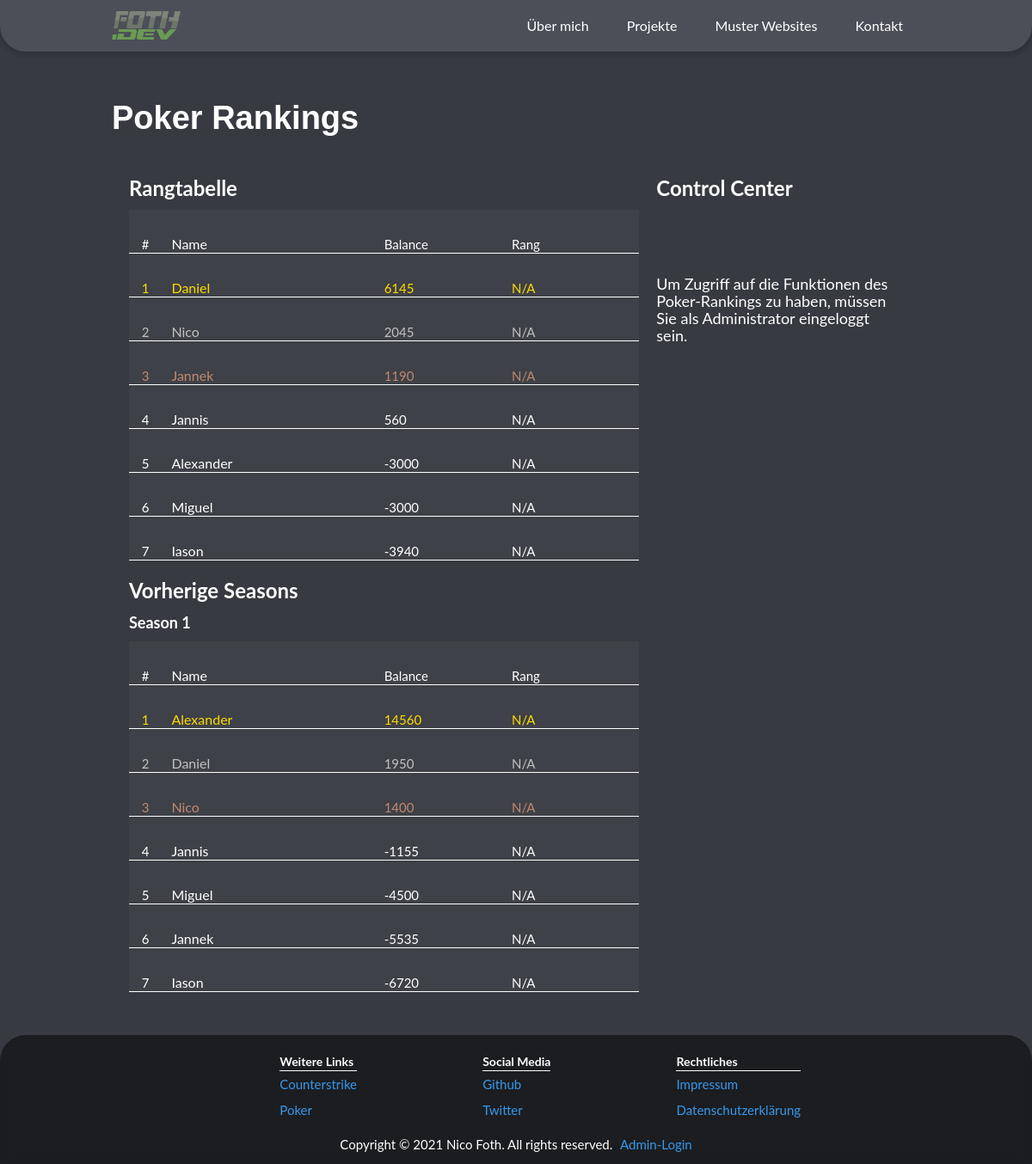
/poker/, run on an earlier commit of the app's database.
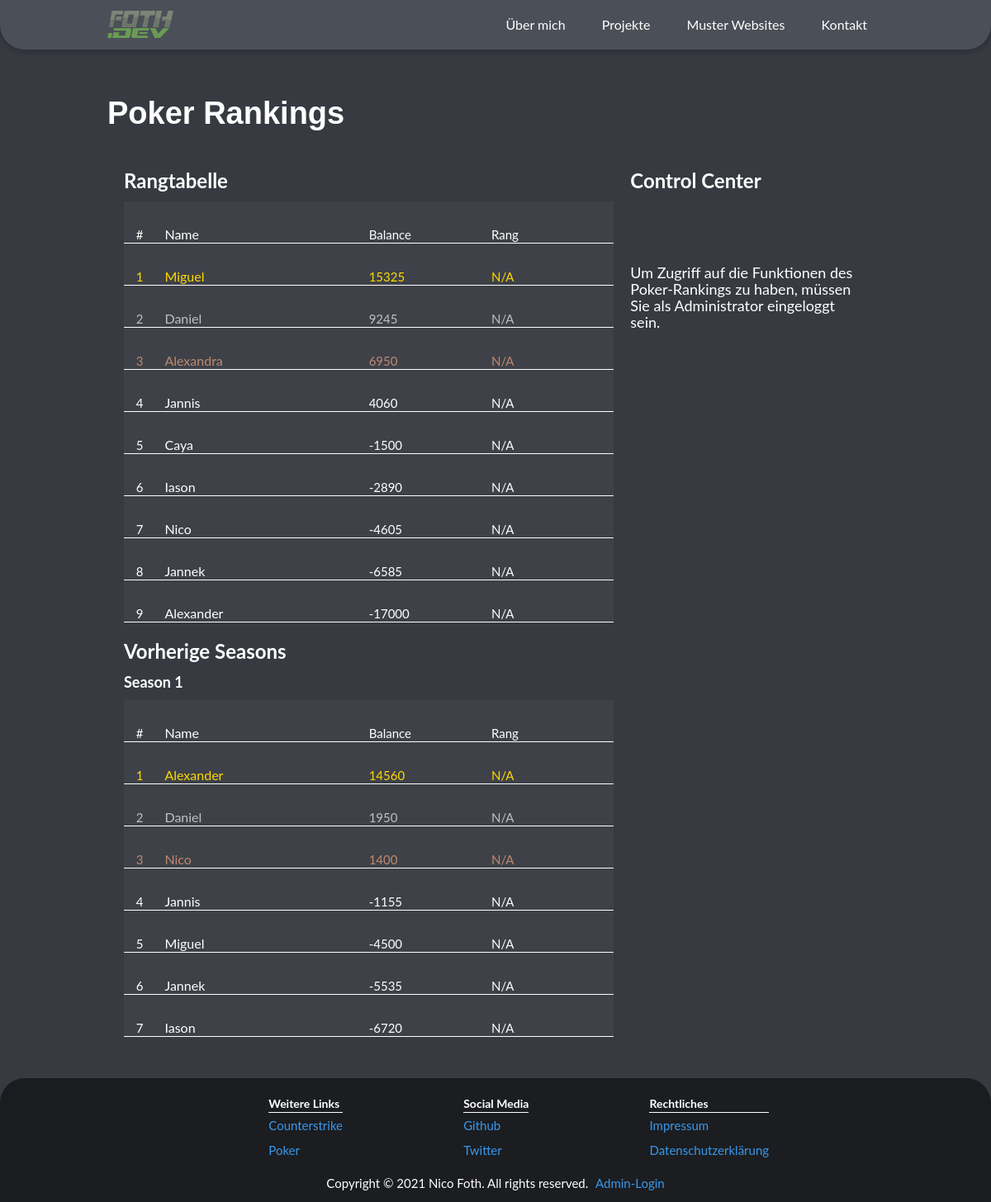
And on a later commit of the database.
### poker/models.py (models this page shows, shortened)
class PokerPlayer(models.Model):
    name = models.CharField(max_length=32)
    balance = models.IntegerField()
    history = models.TextField(max_length=512, blank=True)

### poker/views.py (the view)
# urls.py: path('', views.show_poker_page, name="show_poker_page")
def show_poker_page(request):
    if request.method == "POST":
        update_form = UpdatePokerPlayer(request.POST)
        if update_form.is_valid():
            if "deposit" in request.POST:
                name = update_form.cleaned_data["player"]
                amount = int(update_form.cleaned_data["amount"])
                queryset = PokerPlayer.objects.filter(name=name)
                current_balance = queryset[0].balance
                PokerPlayer.objects.filter(name=name).update(balance=current_balance+amount)
                return redirect("show_poker_page")
            elif "withdraw" in request.POST:
                name = update_form.cleaned_data["player"]
                amount = int(update_form.cleaned_data["amount"])
                queryset = PokerPlayer.objects.filter(name=name)
                current_balance = queryset[0].balance
                PokerPlayer.objects.filter(name=name).update(balance=current_balance-amount)
                return redirect("show_poker_page")
    else:
        update_form = UpdatePokerPlayer()
        player_data = PokerPlayer.objects.order_by("-balance")
        return render(request, "poker/show_poker_page.html", {"player_data": player_data, "update_form": update_form})

### poker/templates/poker/show_poker_page.html (shortened to what the changed rows need)
{% extends 'base_new.html' %}
{% load static %}
{% block content %}
  <div>
    <div class="container" style="margin-bottom: 50px;">
      <h1 class="heading" style="padding-bottom: 15px;">Poker Rankings</h1>
    <div class="row">
    <div class="col col-8">
      <div class="dyn-list">
        <div role="list" class="dyn-items">
          {% for player_object in player_data %}
          {% if forloop.counter == 1 %}
          <div role="listitem" class="dyn-item" style="color: rgb(255, 217, 0)">
          {% endif %}
          {% if forloop.counter == 2 %}
          <div role="listitem" class="dyn-item" style="color: rgb(192, 192, 192)">
          {% endif %}
          {% if forloop.counter == 3 %}
          <div role="listitem" class="dyn-item" style="color: #bf8970">
          {% endif %}
          {% if forloop.counter > 3 %}
          <div role="listitem" class="dyn-item">
          {% endif %}
            <div class="csgo-columns-2 row">
              <div class="col col-1">
                <div class="csgo-text-block">{{ forloop.counter }}</div>
              </div>
              <div class="col col-5">
                <div class="csgo-text-block-2">{{ player_object.name }}</div>
              </div>
              <div class="col col-3">
                <div class="csgo-text-block-3">{{ player_object.balance }}</div>
              </div>
              <div class="col col-3">
                <div class="csgo-text-block-3">N/A</div>
              </div>
            </div>
          </div>
          {% endfor %}
        </div>
      </div>
      </div>
    </div>
  </div>
{% endblock %}

What changed in the data, as far as the page shows it:
changed PokerPlayer "Miguel": balance "-3000" → "15325"; moves up the list
changed PokerPlayer "Daniel": balance "6145" → "9245"
added PokerPlayer: name "Alexandra", balance "6950"
changed PokerPlayer "Jannis": balance "560" → "4060"; moves up the list
added PokerPlayer: name "Caya", balance "-1500"
changed PokerPlayer "Iason": balance "-3940" → "-2890"; moves up the list
changed PokerPlayer "Nico": balance "2045" → "-4605"
changed PokerPlayer "Jannek": balance "1190" → "-6585"
changed PokerPlayer "Alexander": balance "-3000" → "-17000"
